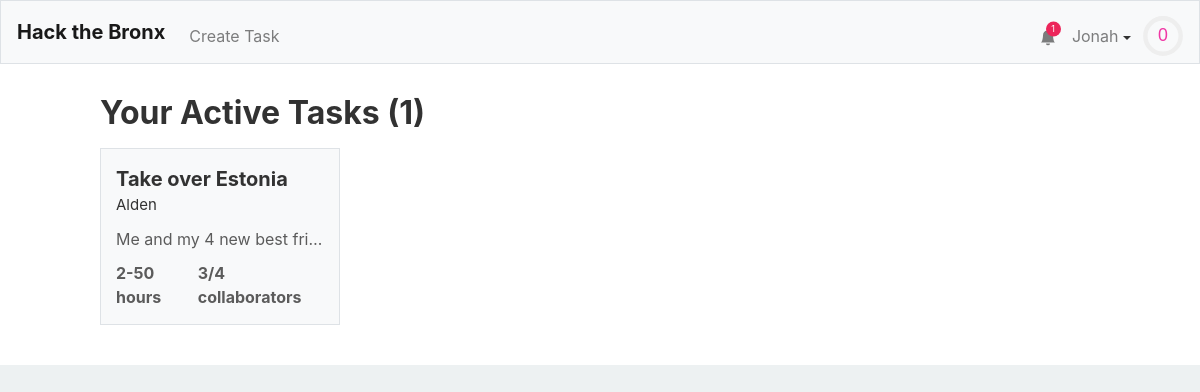
Page / (signed in) on the earlier database version.
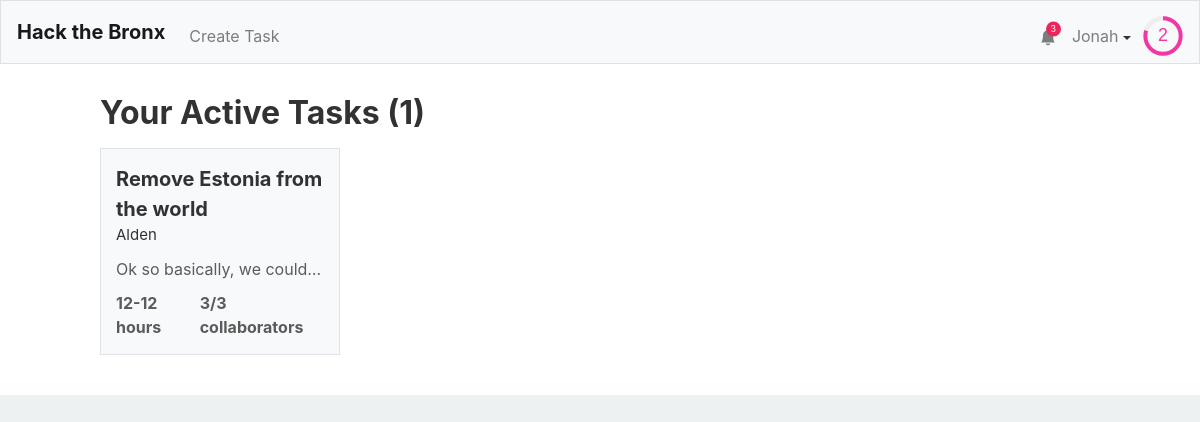
Same page on the later database version.
### tables this page shows
CREATE TABLE "tasks" (
	"id"	INTEGER NOT NULL UNIQUE,
	"title"	TEXT NOT NULL,
	"description"	TEXT,
	"languages"	BLOB,
	"image"	TEXT,
	"hmin"	INTEGER,
	"hmax"	INTEGER,
	"cmax"	INTEGER,
	"collaborators"	TEXT,
	"creator"	INTEGER,
	PRIMARY KEY("id" AUTOINCREMENT)
);

CREATE TABLE "users" (
	"id"	INTEGER NOT NULL UNIQUE,
	"username"	TEXT NOT NULL UNIQUE,
	"hash"	TEXT NOT NULL,
	"email"	TEXT,
	"tasks"	TEXT,
	"points"	INTEGER NOT NULL DEFAULT 0,
	"numcomplete"	INTEGER NOT NULL DEFAULT 0,
	"notifications"	BLOB,
	PRIMARY KEY("id" AUTOINCREMENT)
);

### application.py (the view)
@app.route("/")
@login_required
def index():
    alltasks = db.execute("SELECT * FROM tasks")
    tasks = []
    other_tasks = []
    for task in alltasks:
        lst = None
        f = False
        if (task['creator'] == session['user_id'] or session['user_id'] in debyte(task['collaborators'])):
            lst = tasks
        else:
            lst = other_tasks
            f = True
        creator = get_user_from_id(task['creator'],db)
        task['creator'] = creator["username"]
        task["collaborators-count"] = len(debyte(task['collaborators']))
        task["points"] = calculate_points(task)
        if f:
            if task["collaborators-count"] != task["cmax"]:
                lst.append(task)
        else:
            lst.append(task)
    return render_template("index.html",len=len,active_tasks = tasks,tasks = other_tasks,user=getuser(session, db))

### application.py (called while the page is built)
@app.after_request
def after_request(response):
    response.headers["Cache-Control"] = "no-cache, no-store, must-revalidate"
    response.headers["Expires"] = 0
    response.headers["Pragma"] = "no-cache"
    return response

### helpers.py (called while the page is built)
def login_required(f):
    @wraps(f)
    def decorated_function(*args, **kwargs):
        if session.get("user_id") is None:
            return redirect("/login")
        return f(*args, **kwargs)
    return decorated_function

def debyte(obj):
    return pickle.loads(obj)

def getuser(session, db):
    user =  db.execute("SELECT * FROM users WHERE id = :id", id=session["user_id"])[0]
    user["level"]=int(user['points']**.5//8)
    user["level-progress"] = (user['points']**.5/8-user["level"])*100
    user["notifications"] = debyte(user["notifications"]) if user["notifications"] else []
    user["notification-amount"] = len(user["notifications"])
    return user

def get_user_from_id(id, db):
    user =  db.execute("SELECT * FROM users WHERE id = :id", id=id)[0]
    user["level"]=int(user['points']**.5//8)
    user["level-progress"] = (user['points']**.5%8)/(((user["level"]+1)*8)**2)
    return user

### templates/index.html (shortened to what this page needs)
{% extends "layout.html" %}
{% block head %}
    <link href="/static/browse.css" rel="stylesheet">
{% endblock %}
{% block mainnocont %}
	<div class="active-task-wrapper">
		{% if active_tasks != [] %}
			<h1>Your Active Tasks ({{len(active_tasks)}})</h1>
			<div class="active-task-grid">
				{% for task in active_tasks %}
						<a class = "div-link" href="/task/{{task.id}}">
							<div class="atask">
								<span class="task-name">{{ task["title"] }}</span>
								<span class="task-creator">{{ task["creator"] }}</span>
								<span class="task-desc">{{ task["description"] }}</span>
								<div class="task-stats">
									<span class="task-time">{{ task["hmin"] }}-{{ task["hmax"] }} hours</span>
									<span class="task-collaborator-count">{{ task["collaborators-count"] }}/{{ task["cmax"] }} collaborators</span>
								</div>
							</div>
						</a>
				{% endfor %}
			</div>
		{% else %}
			<h2>You don't have any tasks, try joining or making some...</h2>
		{% endif %}
	</div>
{% endblock %}

### templates/layout.html (shortened to what this page needs)
<!DOCTYPE html>
<html lang="en">
    <head>
        <link href="https://maxcdn.bootstrapcdn.com/bootstrap/4.1.3/css/bootstrap.min.css" rel="stylesheet">
        {% block head %}{% endblock %}
        <link href="/static/styles.css" rel="stylesheet">
    </head>
    <body>
        <nav style = "height: 8vh" class="navbar navbar-expand-md navbar-light bg-light border">
            <a class="navbar-brand" href="/"><b>Hack the Bronx</b></a>
            <div class="collapse navbar-collapse" id="navbar">
                {% if session.user_id %}
                    <ul class="navbar-nav mt-2">
                        <li class="nav-item"><a class="nav-link" href="/taskCreation">Create Task</a></li>
                    </ul>
                    <ul class="navbar-nav ml-auto mt-2">
                        <li style="position: relative; transform:translateX(8px) translateY(7.5px);"class="nav-item"><a class="nav-link" href="/notifications"><svg xmlns="http://www.w3.org/2000/svg" width="16" height="16" fill="currentColor" class="bi bi-bell-fill" viewBox="0 0 16 16">
  <path d="M8 16a2 2 0 0 0 2-2H6a2 2 0 0 0 2 2zm.995-14.901a1 1 0 1 0-1.99 0A5.002 5.002 0 0 0 3 6c0 1.098-.5 6-2 7h14c-1.5-1-2-5.902-2-7 0-2.42-1.72-4.44-4.005-4.901z"/>
</svg></a><span style="display:{{ "none" if user["notification-amount"] == 0 else "flex" }};" class="notification-circle">{{user["notification-amount"]}}</span></li>
                        <li class="nav-item">
                            <div id="user-information-dropdown">
                              <button onclick="showUserDropdown()" id="user-information-dropname" class="nav-link">{{ session.user_name }} <span class="dropdown-caret"></span></button>
                            </div>
                        </li>
                        <li class="nav-item">
                            <div style = "margin-left: -4px;">
                                <svg viewBox="0 0 36 36" style="transform: translateY(8px); width: 40px;">
                                    <path class="level-display-bg"
                                d="M18 2.0845
                                  a 15.9155 15.9155 0 0 1 0 31.831
                                  a 15.9155 15.9155 0 0 1 0 -31.831"
                              />
                                  <path class = "level-display"
                                    d="M18 2.0845
                                      a 15.9155 15.9155 0 0 1 0 31.831
                                      a 15.9155 15.9155 0 0 1 0 -31.831"
                                    fill="none"
                                    stroke="#444";
                                    stroke-width="1";
                                    stroke-dasharray="{{ user["level-progress"] }}, 100";
                                  />
                                  <text x="18" y="22.8" class="level">{{user["level"]}}</text>
                                </svg>
                            </div>
                        </li>
                    </ul>
                {% endif %}
            </div>
        </nav>
        {% block mainnocont %}{% endblock %}
        <main class="container p-5">
        </main>
    </body>
</html>

Differences in the rows shown:
changed tasks "Alden": title "Take over Estonia" → "Remove Estonia from the world"; description "Me and my 4 new best fri…" → "Ok so basically, we could…"; hmin "2" → "12"; hmax "50" → "12"; cmax "4" → "3"
Other differences:
{{ user["notification-amount"] }}: "1" → "3"
{{ user["level"] }}: "0" → "2"
